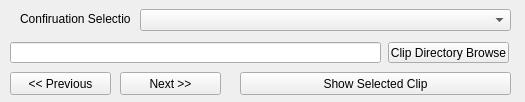
<?xml version="1.0" encoding="UTF-8"?>
<ui version="4.0">
 <class>Form</class>
 <widget class="QWidget" name="Form">
  <property name="geometry">
   <rect>
    <x>0</x>
    <y>0</y>
    <width>525</width>
    <height>102</height>
   </rect>
  </property>
  <property name="windowTitle">
   <string>Form</string>
  </property>
  <widget class="QPushButton" name="btn_clip">
   <property name="geometry">
    <rect>
     <x>388</x>
     <y>42</y>
     <width>121</width>
     <height>21</height>
    </rect>
   </property>
   <property name="text">
    <string>Clip Directory Browse</string>
   </property>
  </widget>
  <widget class="QLineEdit" name="txt_clip_directory">
   <property name="geometry">
    <rect>
     <x>10</x>
     <y>42</y>
     <width>371</width>
     <height>21</height>
    </rect>
   </property>
  </widget>
  <widget class="QPushButton" name="btn_next">
   <property name="geometry">
    <rect>
     <x>120</x>
     <y>72</y>
     <width>101</width>
     <height>23</height>
    </rect>
   </property>
   <property name="text">
    <string>Next &gt;&gt;</string>
   </property>
  </widget>
  <widget class="QPushButton" name="btn_previous">
   <property name="geometry">
    <rect>
     <x>10</x>
     <y>72</y>
     <width>101</width>
     <height>23</height>
    </rect>
   </property>
   <property name="text">
    <string>&lt;&lt; Previous</string>
   </property>
  </widget>
  <widget class="QPushButton" name="btn_showclip">
   <property name="geometry">
    <rect>
     <x>240</x>
     <y>72</y>
     <width>271</width>
     <height>23</height>
    </rect>
   </property>
   <property name="text">
    <string>Show Selected Clip</string>
   </property>
  </widget>
  <widget class="QComboBox" name="cbo_mode">
   <property name="geometry">
    <rect>
     <x>140</x>
     <y>9</y>
     <width>371</width>
     <height>22</height>
    </rect>
   </property>
  </widget>
  <widget class="QLabel" name="label">
   <property name="geometry">
    <rect>
     <x>20</x>
     <y>11</y>
     <width>111</width>
     <height>16</height>
    </rect>
   </property>
   <property name="text">
    <string>Confiruation Selection</string>
   </property>
  </widget>
 </widget>
 <resources/>
 <connections/>
</ui>
